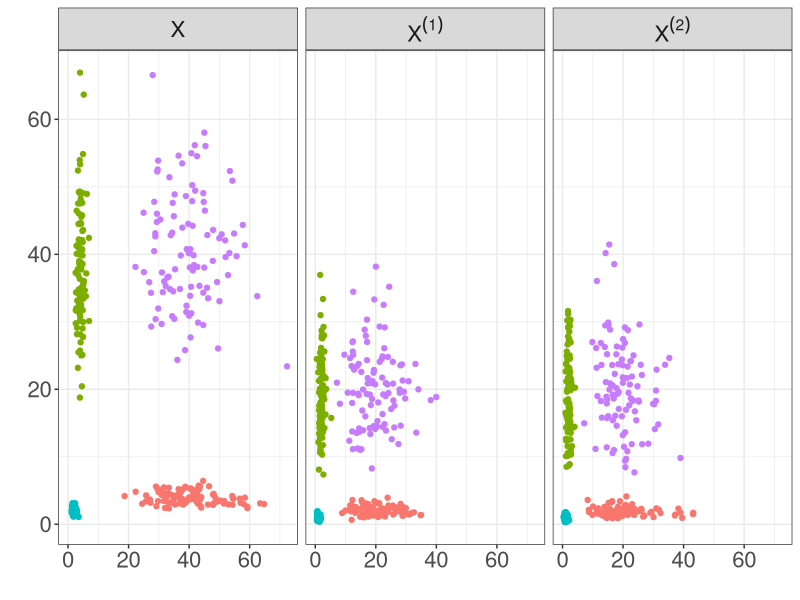
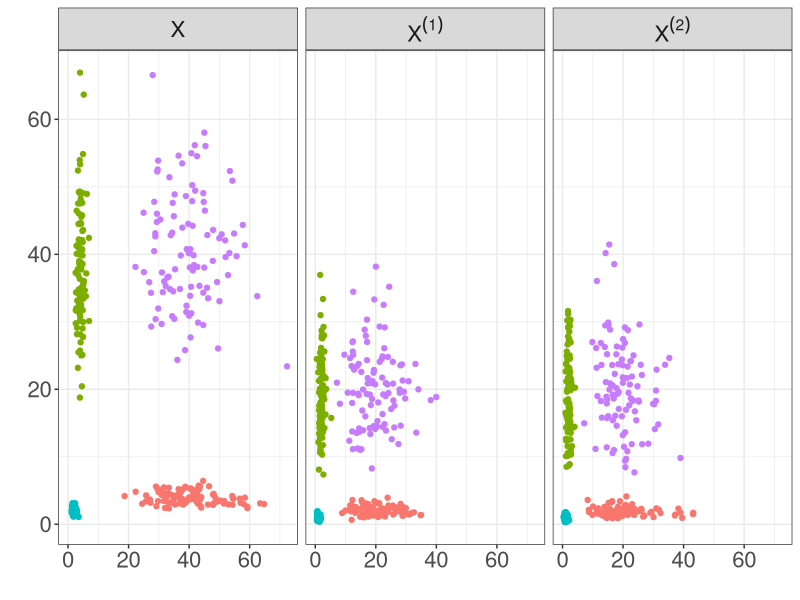

Recreate these plots in R, in order.
library(dplyr)
library(tidyr)
library(ggplot2)

set.seed(1234)

# Function to data thin from a Gamma(alpha, beta) distribution where alpha is the shape parameter
gammasplit <- function(data, epsilon, shape) {
  X <- matrix(nrow=dim(data)[1], ncol=dim(data)[2])
  Y <- matrix(nrow=dim(data)[1], ncol=dim(data)[2])
  n <- length(data)
  
  X[] <- rbeta(n, epsilon*shape, (1-epsilon)*shape)
  X <- X * data
  Y <- data - X
  
  return(list(Xtr = X, Xte = Y))
}

# Generate Gamma cluster data
## Number of data points per cluster
n <- 100
## Number of dimensions
d <- 2
## Number of clusters
ncluster <- 4

## Gamma parameters for the "small d, small K" setting
pars <- data.frame(lambda = c(20,20,20,20,20,20,20,20), 
                   theta = c(0.5,5,5,0.5,10,10,0.5,0.5))
lambda <- matrix(rep(pars$lambda,n), nrow=ncluster*n, ncol=d, byrow=TRUE)
theta <- matrix(rep(pars$theta,n), nrow=ncluster*n, ncol=d, byrow=TRUE)

## Generate the data
X <- matrix(0, nrow=ncluster*n, ncol=d)
X[] <- rgamma(n*d*ncluster, shape=lambda, rate=theta)

# Data thin the Gamma data with epsilon=0.5
Xdt <- gammasplit(X, epsilon=0.5, shape=lambda)
Xall <- bind_rows(
  as_tibble(X) %>% mutate(dataset="X"),
  as_tibble(purrr::map_dfr(Xdt, ~as.data.frame(.x), .id="dataset"))
) %>% 
  mutate(dataset = case_when(
    dataset == "Xte" ~ "X^{(2)}",
    dataset == "Xtr" ~ "X^{(1)}",
    TRUE ~ "X"
  ))


# Create and display the plot
p <- Xall %>% 
  mutate(g = as.factor(rep(c(1:ncluster), n*3))) %>%
  ggplot(aes(x=V1, y=V2, colour=g)) +
  geom_point() +
  facet_wrap(~dataset, labeller = label_parsed) +
  xlab("") + ylab("") +
  theme_bw() + 
  theme(legend.position = "none")

p+theme(axis.text=element_text(size=16), strip.text=element_text(size=16))
setwd("~/Dropbox/Generalized Count Splitting/JMLR-resubmit-sep-2023/Figures/")
ggsave("2dgammasim-1.png", width=10, height=4)
